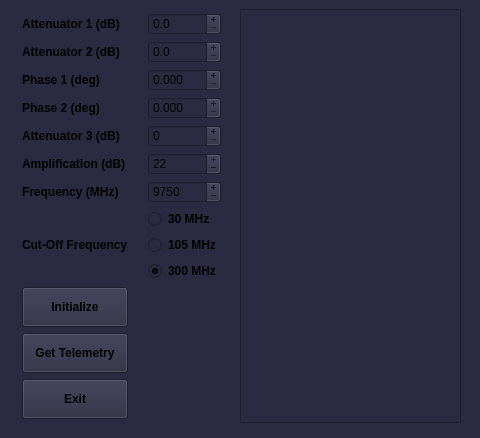
<?xml version="1.0" encoding="UTF-8"?>
<ui version="4.0">
 <class>MainWindow</class>
 <widget class="QMainWindow" name="MainWindow">
  <property name="geometry">
   <rect>
    <x>0</x>
    <y>0</y>
    <width>480</width>
    <height>438</height>
   </rect>
  </property>
  <property name="sizePolicy">
   <sizepolicy hsizetype="Fixed" vsizetype="Fixed">
    <horstretch>0</horstretch>
    <verstretch>0</verstretch>
   </sizepolicy>
  </property>
  <property name="minimumSize">
   <size>
    <width>480</width>
    <height>438</height>
   </size>
  </property>
  <property name="maximumSize">
   <size>
    <width>480</width>
    <height>438</height>
   </size>
  </property>
  <property name="font">
   <font>
    <weight>50</weight>
    <bold>false</bold>
   </font>
  </property>
  <property name="windowTitle">
   <string>MW Bridge Control v 0.1</string>
  </property>
  <property name="styleSheet">
   <string notr="true">background-color: rgb(42,42,64);</string>
  </property>
  <widget class="QWidget" name="centralwidget">
   <property name="sizePolicy">
    <sizepolicy hsizetype="Fixed" vsizetype="Fixed">
     <horstretch>0</horstretch>
     <verstretch>0</verstretch>
    </sizepolicy>
   </property>
   <property name="minimumSize">
    <size>
     <width>480</width>
     <height>432</height>
    </size>
   </property>
   <property name="maximumSize">
    <size>
     <width>480</width>
     <height>432</height>
    </size>
   </property>
   <layout class="QHBoxLayout" name="horizontalLayout">
    <property name="topMargin">
     <number>9</number>
    </property>
    <item>
     <layout class="QGridLayout" name="gridLayout">
      <property name="sizeConstraint">
       <enum>QLayout::SetNoConstraint</enum>
      </property>
      <property name="leftMargin">
       <number>13</number>
      </property>
      <property name="topMargin">
       <number>2</number>
      </property>
      <property name="rightMargin">
       <number>13</number>
      </property>
      <property name="bottomMargin">
       <number>0</number>
      </property>
      <property name="horizontalSpacing">
       <number>20</number>
      </property>
      <property name="verticalSpacing">
       <number>4</number>
      </property>
      <item row="2" column="1">
       <widget class="QDoubleSpinBox" name="Fv_ctrl">
        <property name="buttonSymbols">
         <enum>QAbstractSpinBox::PlusMinus</enum>
        </property>
        <property name="decimals">
         <number>3</number>
        </property>
        <property name="maximum">
         <double>354.375000000000000</double>
        </property>
        <property name="singleStep">
         <double>5.625000000000000</double>
        </property>
       </widget>
      </item>
      <item row="4" column="1">
       <widget class="QSpinBox" name="Att_prm">
        <property name="buttonSymbols">
         <enum>QAbstractSpinBox::PlusMinus</enum>
        </property>
        <property name="maximum">
         <number>30</number>
        </property>
        <property name="singleStep">
         <number>2</number>
        </property>
        <property name="value">
         <number>0</number>
        </property>
       </widget>
      </item>
      <item row="5" column="0">
       <widget class="QLabel" name="label_6">
        <property name="font">
         <font>
          <weight>75</weight>
          <bold>true</bold>
         </font>
        </property>
        <property name="text">
         <string>Amplification (dB)</string>
        </property>
       </widget>
      </item>
      <item row="3" column="1">
       <widget class="QDoubleSpinBox" name="Fv_prm">
        <property name="buttonSymbols">
         <enum>QAbstractSpinBox::PlusMinus</enum>
        </property>
        <property name="decimals">
         <number>3</number>
        </property>
        <property name="maximum">
         <double>354.375000000000000</double>
        </property>
        <property name="singleStep">
         <double>5.625000000000000</double>
        </property>
       </widget>
      </item>
      <item row="1" column="1">
       <widget class="QDoubleSpinBox" name="Att2_prd">
        <property name="buttonSymbols">
         <enum>QAbstractSpinBox::PlusMinus</enum>
        </property>
        <property name="decimals">
         <number>1</number>
        </property>
        <property name="maximum">
         <double>31.500000000000000</double>
        </property>
        <property name="singleStep">
         <double>0.500000000000000</double>
        </property>
        <property name="value">
         <double>0.000000000000000</double>
        </property>
       </widget>
      </item>
      <item row="0" column="0">
       <widget class="QLabel" name="label">
        <property name="font">
         <font>
          <weight>75</weight>
          <bold>true</bold>
          <kerning>true</kerning>
         </font>
        </property>
        <property name="text">
         <string>Attenuator 1 (dB)</string>
        </property>
       </widget>
      </item>
      <item row="2" column="0">
       <widget class="QLabel" name="label_3">
        <property name="font">
         <font>
          <weight>75</weight>
          <bold>true</bold>
         </font>
        </property>
        <property name="text">
         <string>Phase 1 (deg)</string>
        </property>
       </widget>
      </item>
      <item row="3" column="0">
       <widget class="QLabel" name="label_4">
        <property name="font">
         <font>
          <weight>75</weight>
          <bold>true</bold>
         </font>
        </property>
        <property name="text">
         <string>Phase 2 (deg)</string>
        </property>
       </widget>
      </item>
      <item row="10" column="0">
       <widget class="QPushButton" name="button_initialize">
        <property name="minimumSize">
         <size>
          <width>0</width>
          <height>40</height>
         </size>
        </property>
        <property name="font">
         <font>
          <weight>75</weight>
          <bold>true</bold>
         </font>
        </property>
        <property name="text">
         <string>Initialize</string>
        </property>
       </widget>
      </item>
      <item row="7" column="1">
       <widget class="QRadioButton" name="cutoff_2">
        <property name="font">
         <font>
          <weight>75</weight>
          <bold>true</bold>
         </font>
        </property>
        <property name="text">
         <string>30 MHz</string>
        </property>
        <property name="checked">
         <bool>false</bool>
        </property>
       </widget>
      </item>
      <item row="1" column="0">
       <widget class="QLabel" name="label_2">
        <property name="font">
         <font>
          <weight>75</weight>
          <bold>true</bold>
         </font>
        </property>
        <property name="text">
         <string>Attenuator 2 (dB)</string>
        </property>
       </widget>
      </item>
      <item row="8" column="1">
       <widget class="QRadioButton" name="cutoff_3">
        <property name="font">
         <font>
          <weight>75</weight>
          <bold>true</bold>
         </font>
        </property>
        <property name="text">
         <string>105 MHz</string>
        </property>
       </widget>
      </item>
      <item row="6" column="0">
       <widget class="QLabel" name="label_7">
        <property name="font">
         <font>
          <weight>75</weight>
          <bold>true</bold>
         </font>
        </property>
        <property name="text">
         <string>Frequency (MHz)</string>
        </property>
       </widget>
      </item>
      <item row="8" column="0">
       <widget class="QLabel" name="label_5">
        <property name="font">
         <font>
          <weight>75</weight>
          <bold>true</bold>
         </font>
        </property>
        <property name="text">
         <string>Cut-Off Frequency</string>
        </property>
       </widget>
      </item>
      <item row="5" column="1">
       <widget class="QSpinBox" name="K_prm">
        <property name="buttonSymbols">
         <enum>QAbstractSpinBox::PlusMinus</enum>
        </property>
        <property name="maximum">
         <number>22</number>
        </property>
        <property name="singleStep">
         <number>22</number>
        </property>
        <property name="value">
         <number>22</number>
        </property>
        <property name="displayIntegerBase">
         <number>10</number>
        </property>
       </widget>
      </item>
      <item row="0" column="1">
       <widget class="QDoubleSpinBox" name="Att1_prd">
        <property name="readOnly">
         <bool>false</bool>
        </property>
        <property name="buttonSymbols">
         <enum>QAbstractSpinBox::PlusMinus</enum>
        </property>
        <property name="specialValueText">
         <string notr="true"/>
        </property>
        <property name="keyboardTracking">
         <bool>true</bool>
        </property>
        <property name="decimals">
         <number>1</number>
        </property>
        <property name="maximum">
         <double>31.500000000000000</double>
        </property>
        <property name="singleStep">
         <double>0.500000000000000</double>
        </property>
        <property name="stepType">
         <enum>QAbstractSpinBox::DefaultStepType</enum>
        </property>
        <property name="value">
         <double>0.000000000000000</double>
        </property>
       </widget>
      </item>
      <item row="6" column="1">
       <widget class="QSpinBox" name="Synt">
        <property name="buttonSymbols">
         <enum>QAbstractSpinBox::PlusMinus</enum>
        </property>
        <property name="minimum">
         <number>9000</number>
        </property>
        <property name="maximum">
         <number>10000</number>
        </property>
        <property name="stepType">
         <enum>QAbstractSpinBox::DefaultStepType</enum>
        </property>
        <property name="value">
         <number>9750</number>
        </property>
       </widget>
      </item>
      <item row="4" column="0">
       <widget class="QLabel" name="label_8">
        <property name="font">
         <font>
          <weight>75</weight>
          <bold>true</bold>
         </font>
        </property>
        <property name="text">
         <string>Attenuator 3 (dB)</string>
        </property>
       </widget>
      </item>
      <item row="9" column="1">
       <widget class="QRadioButton" name="cutoff_1">
        <property name="font">
         <font>
          <weight>75</weight>
          <bold>true</bold>
         </font>
        </property>
        <property name="text">
         <string>300 MHz</string>
        </property>
        <property name="checked">
         <bool>true</bool>
        </property>
       </widget>
      </item>
      <item row="11" column="0">
       <widget class="QPushButton" name="button_telemetry">
        <property name="minimumSize">
         <size>
          <width>0</width>
          <height>40</height>
         </size>
        </property>
        <property name="font">
         <font>
          <weight>75</weight>
          <bold>true</bold>
         </font>
        </property>
        <property name="layoutDirection">
         <enum>Qt::LeftToRight</enum>
        </property>
        <property name="text">
         <string>Get Telemetry</string>
        </property>
       </widget>
      </item>
      <item row="12" column="0">
       <widget class="QPushButton" name="button_off">
        <property name="minimumSize">
         <size>
          <width>0</width>
          <height>40</height>
         </size>
        </property>
        <property name="font">
         <font>
          <weight>75</weight>
          <bold>true</bold>
         </font>
        </property>
        <property name="text">
         <string>Exit</string>
        </property>
       </widget>
      </item>
     </layout>
    </item>
    <item>
     <widget class="QPlainTextEdit" name="telemetry_text">
      <property name="sizePolicy">
       <sizepolicy hsizetype="Fixed" vsizetype="Fixed">
        <horstretch>0</horstretch>
        <verstretch>0</verstretch>
       </sizepolicy>
      </property>
      <property name="minimumSize">
       <size>
        <width>50</width>
        <height>400</height>
       </size>
      </property>
      <property name="maximumSize">
       <size>
        <width>400</width>
        <height>420</height>
       </size>
      </property>
      <property name="font">
       <font>
        <weight>75</weight>
        <bold>true</bold>
       </font>
      </property>
      <property name="readOnly">
       <bool>true</bool>
      </property>
     </widget>
    </item>
    <item>
     <spacer name="horizontalSpacer">
      <property name="orientation">
       <enum>Qt::Horizontal</enum>
      </property>
      <property name="sizeType">
       <enum>QSizePolicy::Fixed</enum>
      </property>
      <property name="sizeHint" stdset="0">
       <size>
        <width>10</width>
        <height>20</height>
       </size>
      </property>
     </spacer>
    </item>
   </layout>
  </widget>
 </widget>
 <resources/>
 <connections/>
</ui>
